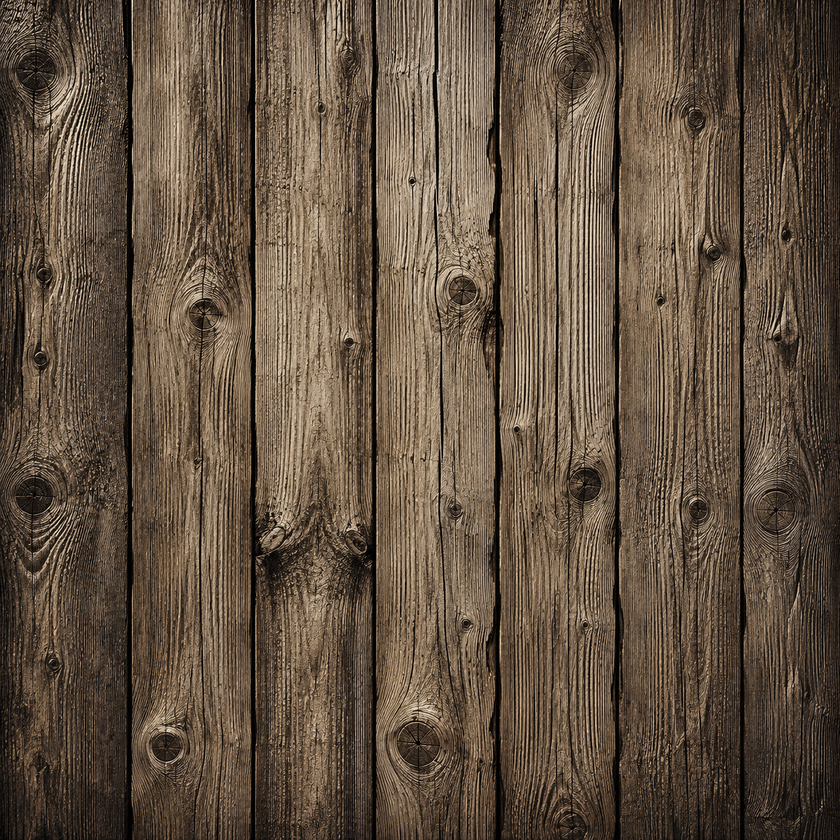
#> input picture walls/setzkasten/holz.png, 840 x 840 px, shrunk from 1254 x 1254 before the run, found by its file name
$ python build_master.py
#> lines starting #> are read from the running program, lines starting #| are printed output that depends on the picture
#> in main, image is the input picture: PIL image 840x840 RGB; mean R, G, B 99.1, 82.6, 66.1
#!/usr/bin/env python3
"""Build the wood-001 16-bit master tile from the proven reference source.

The reference print (honeycomb wall shelf) sampled assets/holz.png through a
HeightMap loader that converts RGB to grayscale via the plain channel mean.
This builder replicates that conversion exactly so the master tile stays
bit-faithful to the proven geometry pipeline, then persists provenance,
seam metrics, and an optional periodic edge blend.

Usage:
    python3 build_master.py [--blend-px N]

Outputs (next to this script):
    master/wood-001-tile-16bit.png              master geometry input
    master/wood-001-tile-16bit.png.source.json  registration + metrics
"""

from __future__ import annotations

import argparse
import hashlib
import json
from pathlib import Path

import numpy as np
from PIL import Image

HERE = Path(__file__).resolve().parent
SOURCE = (
    HERE.parents[2]
    / "products/organization-storage/mm-wall-001-honeycomb-wood-wall-shelf"
    / "setzkasten/honeycomb-wood-wall-shelf/assets/holz.png"
)


def sha256(path: Path) -> str:
    return hashlib.sha256(path.read_bytes()).hexdigest()


def load_grayscale(path: Path) -> np.ndarray:
    """Replicate the reference HeightMap loader: RGB -> channel mean, [0, 1]."""
    raw = np.asarray(Image.open(path))
    if raw.ndim == 3:
        raw = raw[..., :3].astype(np.float32).mean(axis=2)
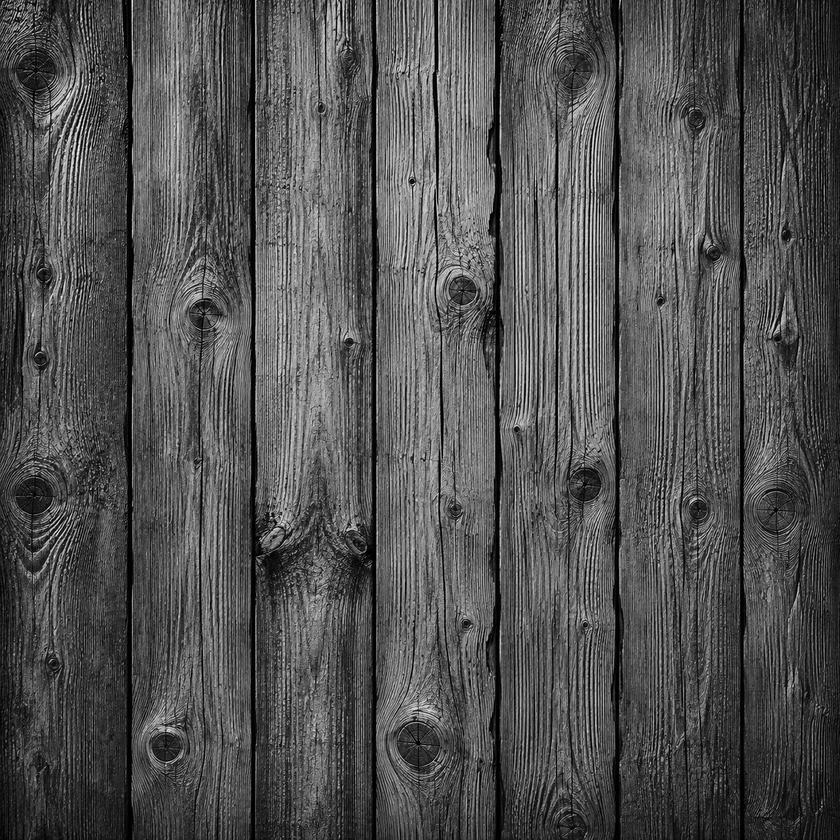
#> raw: shape (840, 840) float32; min 0, max 248, mean 82.6
    raw = raw.astype(np.float32)
    maximum = float(raw.max())
#> maximum = 248
    if maximum > 1.0:
        raw /= 65535.0 if maximum > 255.0 else 255.0
    return np.clip(raw, 0.0, 1.0)


def seam_metrics(a: np.ndarray) -> dict:
    return {
        "seam_x_mean_abs": float(np.abs(a[:, 0] - a[:, -1]).mean()),
        "seam_y_mean_abs": float(np.abs(a[0, :] - a[-1, :]).mean()),
        "avg_abs_dx": float(np.abs(np.diff(a, axis=1)).mean()),
        "avg_abs_dy": float(np.abs(np.diff(a, axis=0)).mean()),
    }


def periodic_edge_blend(a: np.ndarray, blend_px: int) -> np.ndarray:
    """Blend a width-blend_px band on each side toward a shared seam value.

    Deterministic and local: pixels farther than blend_px from a tile edge are
    unchanged. Near-edge pixels relax toward the mean of the two opposing edge
    lines, so the periodic wrap becomes continuous while the tile interior and
    the exact edge-adjacent look of the proven print are preserved.
    """
    if blend_px <= 0:
        return a
    out = a.copy()
    h, w = a.shape
    bx = min(blend_px, w // 4)
    by = min(blend_px, h // 4)
    ref_x = 0.5 * (a[:, 0] + a[:, -1])
    ref_y = 0.5 * (a[0, :] + a[-1, :])
    for j in range(bx):
        alpha = (j + 1) / (bx + 1)  # 0 at edge -> 1 away from edge
        out[:, j] = a[:, j] * alpha + ref_x * (1.0 - alpha)
        out[:, w - 1 - j] = a[:, w - 1 - j] * alpha + ref_x * (1.0 - alpha)
    for i in range(by):
        alpha = (i + 1) / (by + 1)
        out[i, :] = out[i, :] * alpha + ref_y * (1.0 - alpha)
        out[h - 1 - i, :] = out[h - 1 - i, :] * alpha + ref_y * (1.0 - alpha)
    return out


def main() -> int:
    parser = argparse.ArgumentParser()
    parser.add_argument(
        "--blend-px",
        type=int,
        default=0,
        help="periodic edge blend width in pixels (0 keeps the raw proven tile)",
    )
    args = parser.parse_args()
    if args.blend_px < 0:
        raise SystemExit("--blend-px must be >= 0")

    source_sha = sha256(SOURCE)
    image = Image.open(SOURCE)
    gray = load_grayscale(SOURCE)
    raw_metrics = seam_metrics(gray)
#> raw_metrics = {'seam_x_mean_abs': 0.0693, 'seam_y_mean_abs': 0.153, 'avg_abs_dx': 0.127, 'avg_abs_dy': 0.048}
    blended = periodic_edge_blend(gray, args.blend_px)
    final_metrics = seam_metrics(blended)
#> final_metrics has the same summary as raw_metrics

    master_dir = HERE / "master"
    master_dir.mkdir(exist_ok=True)
    tile_path = master_dir / "wood-001-tile-16bit.png"
    tile = (np.round(blended * 65535.0)).astype(np.uint16)
    Image.fromarray(tile).save(tile_path)
    tile_sha = sha256(tile_path)

    registration = {
        "texture_id": "wood-001",
        "source_path": str(SOURCE.relative_to(HERE.parents[2])),
        "source_sha256": source_sha,
        "source_size_px": list(image.size),
        "source_mode": image.mode,
        "source_precision_bits": 8,
        "conversion": "mean of RGB channels, then linear map to uint16 (bit-faithful to reference HeightMap loader)",
        "blend_px": args.blend_px,
        "master_path": str(tile_path.relative_to(HERE)),
        "master_sha256": tile_sha,
        "master_size_px": list(image.size),
        "master_bit_depth": 16,
        "seam_metrics_source": raw_metrics,
        "seam_metrics_master": final_metrics,
        "note": "8-bit source precision is preserved honestly; the 16-bit container avoids pipeline quantization.",
    }
    (master_dir / (tile_path.name + ".source.json")).write_text(
        json.dumps(registration, indent=2) + "\n", encoding="utf-8"
    )
    print(json.dumps(registration, indent=2))
#| {
#|   "texture_id": "wood-001",
#|   "source_path": "products/organization-storage/mm-wall-001-honeycomb-wood-wall-shelf/setzkasten/honeycomb-wood-wall-shelf/assets/holz.png",
#|   "source_sha256": "1993189cd9f09889c255c5bc25f33ad13a102ad9c4a1c9b56d8a6660c6879f0f",
#|   "source_size_px": [
#|     840,
#|     840
#|   ],
#|   "source_mode": "RGB",
#|   "source_precision_bits": 8,
#|   "conversion": "mean of RGB channels, then linear map to uint16 (bit-faithful to reference HeightMap loader)",
#|   "blend_px": 0,
#> (further printed lines are left out)
    return 0


if __name__ == "__main__":
    raise SystemExit(main())
#> (the program exits here)
